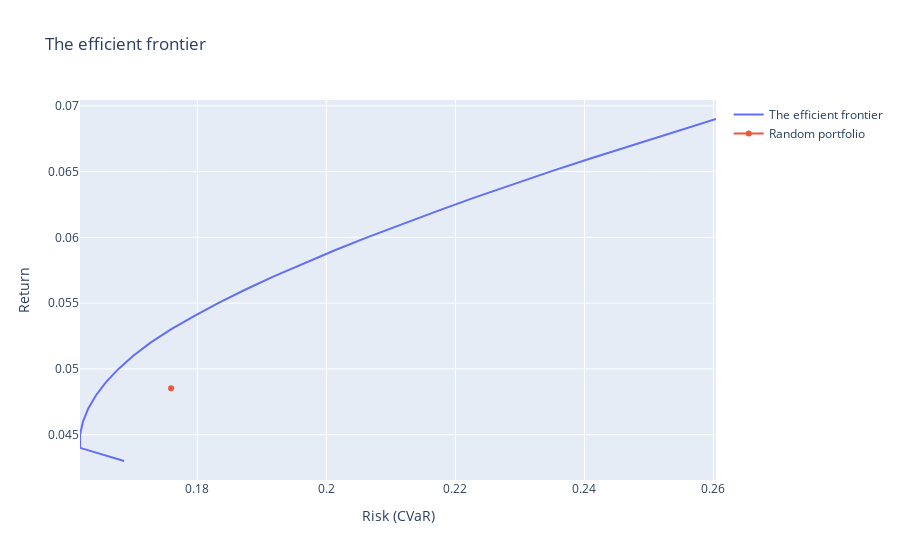

Notebook source saved alongside this figure:
### Code cell
CVaR_list = list(CVaR_dict.values())
feasible_return = list(CVaR_dict.keys())

# Create a scatter plot using Plotly (go.Scatter) for the efficient frontier
fig = go.Figure(data=go.Scatter(x=CVaR_list, y=feasible_return, name='The efficient frontier'))

# Update layout settings for the scatter plot
fig.update_layout(
    title_text='The efficient frontier',  # title of plot
    xaxis_title_text='Risk (CVaR)',  # x-axis label
    yaxis_title_text='Return',  # y-axis label
    bargroupgap=0.1  # gap between bars of the same location coordinates
)

# Add a scatter point for the random portfolio on the efficient frontier plot
fig.add_trace(go.Scatter(x=[CVaR], y=[np.mean(payoffs)], name='Random portfolio'))

# Show the plot
fig.show()

### Figure 1 — Plotly figure (JSON) as saved in the notebook; plotly's stock layout.template omitted (floating-point values rounded to 4 significant figures)
{"data": [{"name": "The efficient frontier", "type": "scatter", "x": [0.1686, 0.1618, 0.1618, 0.1623, 0.1631, 0.1643, 0.1658, 0.1678, 0.1701, 0.1727, 0.1759, 0.1794, 0.1832, 0.1873, 0.1917, 0.1963, 0.2012, 0.2063, 0.2116, 0.2172, 0.2228, 0.2287, 0.2347, 0.2409, 0.2473, 0.2538, 0.2604], "y": [0.043, 0.044, 0.045, 0.046, 0.047, 0.048, 0.049, 0.05, 0.051, 0.052, 0.053, 0.054, 0.055, 0.056, 0.057, 0.058, 0.059, 0.06, 0.061, 0.062, 0.063, 0.064, 0.065, 0.066, 0.067, 0.068, 0.069]}, {"name": "Random portfolio", "type": "scatter", "x": [0.1759], "y": [0.04852]}], "layout": {"bargroupgap": 0.1, "title": {"text": "The efficient frontier"}, "xaxis": {"title": {"text": "Risk (CVaR)"}}, "yaxis": {"title": {"text": "Return"}}}}
